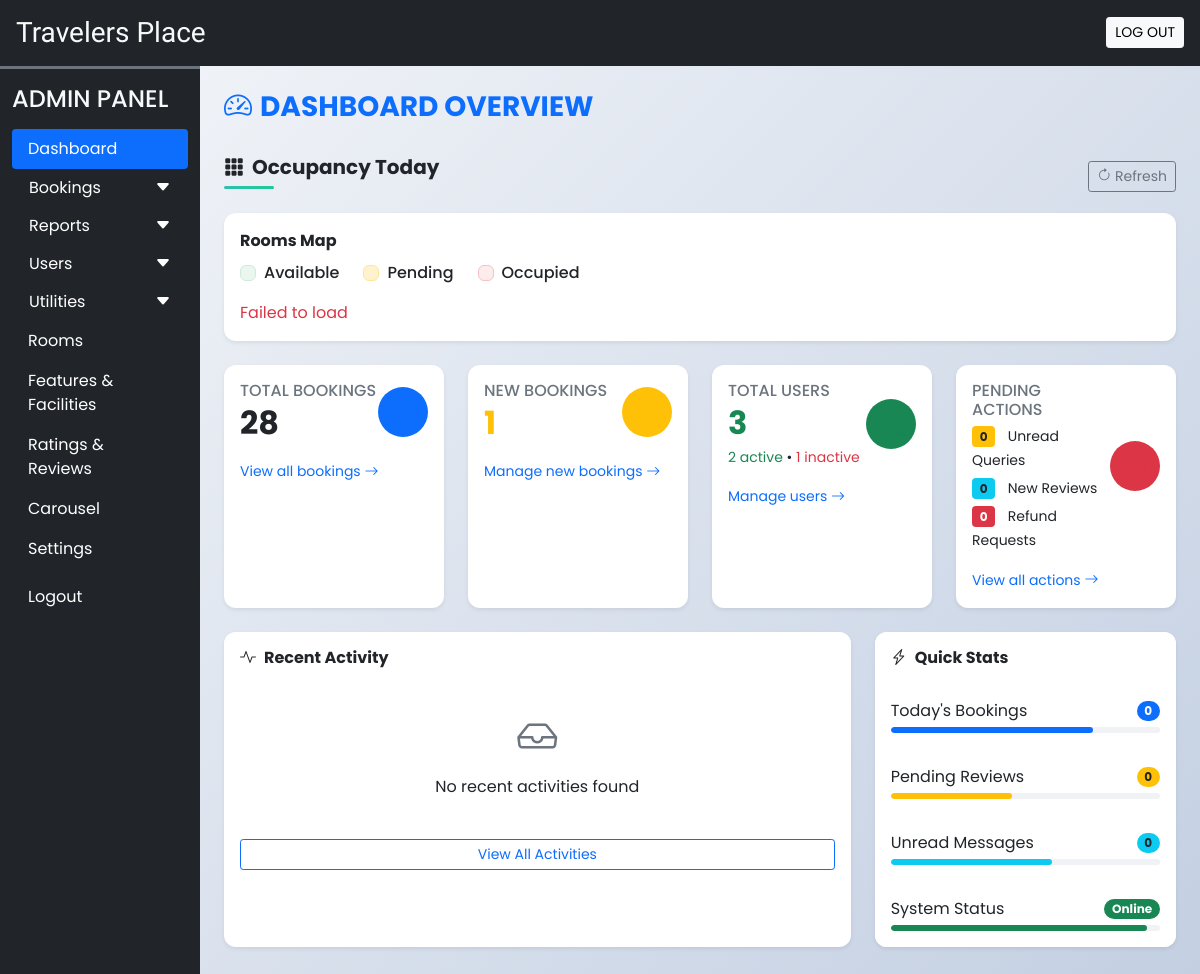
The app's page /admin/dashboard.php (signed in), older data.
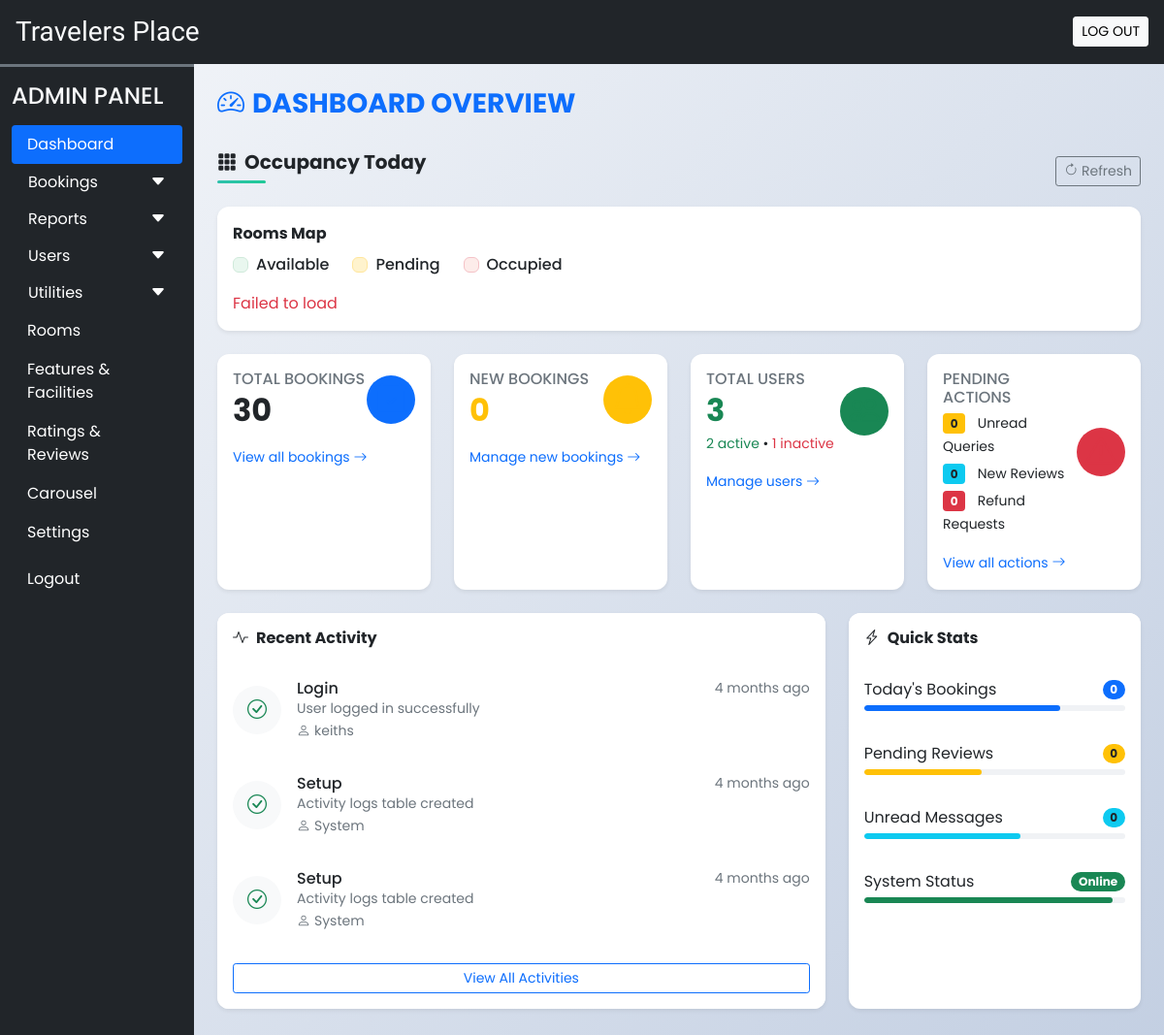
The same page, newer data.
### tables this page shows
CREATE TABLE `activity_logs` (
  `id` int(11) NOT NULL AUTO_INCREMENT,
  `user_id` int(11) DEFAULT NULL,
  `user_name` varchar(100) NOT NULL,
  `action` varchar(100) NOT NULL,
  `details` text DEFAULT NULL,
  `ip_address` varchar(45) DEFAULT NULL,
  `user_agent` text DEFAULT NULL,
  `created_at` timestamp NOT NULL DEFAULT current_timestamp(),
  PRIMARY KEY (`id`),
  KEY `idx_user_id` (`user_id`),
  KEY `idx_created_at` (`created_at`)
);

### admin/dashboard.php (the view, shortened to what the changed rows need)
<!DOCTYPE html>
<html lang="en">
<head>
  <?php require('inc/links.php'); ?>
</head>
<body class="bg-light">
  <?php
    function time_elapsed_string($datetime, $full = false) {
        $now = new DateTime;
        $ago = new DateTime($datetime);
        $diff = $now->diff($ago);
        $string = [
            'y' => 'year',
            'm' => 'month',
            'd' => 'day',
            'h' => 'hour',
            'i' => 'minute',
            's' => 'second',
        ];
        foreach ($string as $k => &$v) {
            if ($diff->$k) {
                $v = $diff->$k . ' ' . $v . ($diff->$k > 1 ? 's' : '');
            } else {
                unset($string[$k]);
            }
        }
        if (!$full) $string = array_slice($string, 0, 1);
        return $string ? implode(', ', $string) . ' ago' : 'just now';
    }
    $current_bookings = mysqli_fetch_assoc(mysqli_query($con,"SELECT
      COUNT(CASE WHEN booking_status='booked' AND arrival=0 THEN 1 END) AS `new_bookings`,
      COUNT(CASE WHEN booking_status='cancelled' AND refund=0 THEN 1 END) AS `refund_bookings`
      FROM `booking_order`"));
    $current_users = mysqli_fetch_assoc(mysqli_query($con,"SELECT
      COUNT(id) AS `total`,
      COUNT(CASE WHEN `status`=1 THEN 1 END) AS `active`,
      COUNT(CASE WHEN `status`=0 THEN 1 END) AS `inactive`,
      COUNT(CASE WHEN `is_verified`=0 THEN 1 END) AS `unverified`
      FROM `user_cred`"));
  ?>
  <div class="container-fluid" id="main-content">
    <div class="row">
      <div class="col-lg-10 ms-auto p-4 overflow-hidden">
        <div class="row g-4 mb-4">
          <div class="col-xl-3 col-md-6">
            <div class="card border-0 shadow-sm h-100">
              <div class="card-body">
                <div class="d-flex justify-content-between align-items-center">
                  <div>
                    <h6 class="text-uppercase text-muted mb-1">Total Bookings</h6>
                    <h2 class="mb-0 fw-bold"><?php
                      $total_bookings = mysqli_fetch_assoc(mysqli_query($con,"SELECT COUNT(*) as count FROM `booking_order`"));
                      echo $total_bookings['count'];
                    ?></h2>
                  </div>
                </div>
              </div>
            </div>
          </div>
          <div class="col-xl-3 col-md-6">
            <div class="card border-0 shadow-sm h-100">
              <div class="card-body">
                <div class="d-flex justify-content-between align-items-center">
                  <div>
                    <h6 class="text-uppercase text-muted mb-1">New Bookings</h6>
                    <h2 class="mb-0 fw-bold text-warning"><?php echo $current_bookings['new_bookings']; ?></h2>
                  </div>
                </div>
              </div>
            </div>
          </div>
          <div class="col-xl-3 col-md-6">
            <div class="card border-0 shadow-sm h-100">
              <div class="card-body">
                <div class="d-flex justify-content-between align-items-center">
                  <div>
                    <h2 class="mb-0 fw-bold text-success"><?php echo $current_users['total']; ?></h2>
                  </div>
                </div>
              </div>
            </div>
          </div>
        </div>
        <div class="row g-4 mb-4">
          <div class="col-lg-8">
            <div class="card border-0 shadow-sm h-100">
              <div class="card-body p-0">
                <?php
                $recent_activities = [];
                $recent_activities_query = mysqli_query($con, "SELECT * FROM `activity_logs` ORDER BY `created_at` DESC LIMIT 5");
                if($recent_activities_query) {
                    while($row = mysqli_fetch_assoc($recent_activities_query)) {
                        $recent_activities[] = $row;
                    }
                }
                if(!empty($recent_activities)):
                  echo '<div class="list-group list-group-flush">';
                  foreach($recent_activities as $activity) {
                    $time_ago = time_elapsed_string($activity['created_at']);
                    $icon = strpos($activity['action'], 'Failed') !== false ? 'text-danger bi-x-circle' : 'text-success bi-check-circle';
                    echo "
                    <div class='list-group-item border-0 py-3'>
                      <div class='d-flex align-items-center'>
                        <div class='icon-shape bg-light rounded-circle p-2 me-3'>
                          <i class='bi $icon fs-5'></i>
                        </div>
                        <div class='flex-grow-1'>
                          <div class='d-flex justify-content-between align-items-center'>
                            <h6 class='mb-0'>{$activity['action']}</h6>
                            <small class='text-muted'>{$time_ago}</small>
                          </div>
                          <p class='mb-0 small text-muted'>{$activity['details']}</p>
                          <small class='text-muted'><i class='bi bi-person me-1'></i>{$activity['user_name']}</small>
                        </div>
                      </div>
                    </div>";
                  }
                  echo '</div>';
                else:
                  echo '<div class="text-center p-4">
                    <div class="text-muted mb-2">
                      <i class="bi bi-inbox fs-1"></i>
                    </div>
                    <p class="mb-0">No recent activities found</p>
                  </div>';
                endif;
                ?>
              </div>
            </div>
          </div>
        </div>
      </div>
    </div>
  </div>
</body>
</html>

Row changes from the older to the newer data that the page shows:
added activity_logs: action "Login", created_at "4 months ago", details "User logged in successfully", user_name "keiths"
added activity_logs: action "Setup", created_at "4 months ago", details "Activity logs table created", user_name "System"
added activity_logs: action "Setup", created_at "4 months ago", details "Activity logs table created", user_name "System"
Text that changed along with them:
$total_bookings['count']: "28" → "30"
$current_bookings['new_bookings']: "1" → "0"
text no longer shown: "No recent activities found"
